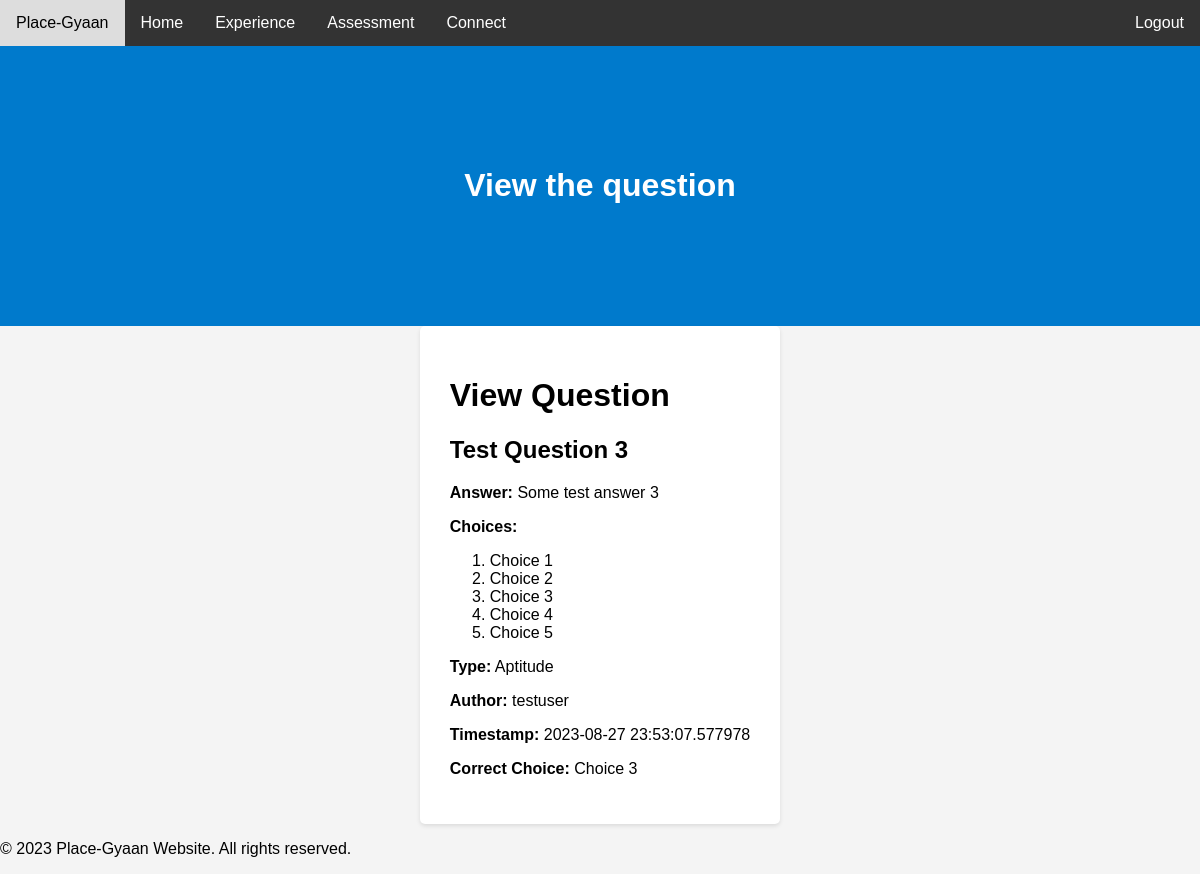
Page /view_question/4 (signed in) on the committed database.
### main/models.py (models this page shows)
class Question(Base):
	__tablename__='Question'
	id = Column(Integer, primary_key=True,autoincrement=True)
	question = Column(String(255), unique=True, nullable=False)
	answer = Column(Integer, nullable=False)
	choices = Column(String(255), nullable=False)
	type = Column(String(80), nullable=False)
	auth_id = Column(Integer, ForeignKey('User.id'), nullable=False)
	timestamp = Column(String(80), nullable=False)
	correct_choice = Column(String(80))

class User(Base, UserMixin):
    __tablename__ = 'User'
    id = Column(Integer, primary_key=True,autoincrement=True)
    email = Column(String(255), unique=True)
    username = Column(String(255), unique=False, nullable=True)
    password = Column(String(255), nullable=False)
    active = Column(Boolean())
    fs_uniquifier = Column(String(64), unique=True, nullable=False)
    attributes=Column(MutableList.as_mutable(AsaList()),nullable=False)
    roles = relationship('Role', secondary='RolesUsers',
                         backref=backref('Users', lazy='dynamic'))

### main/controllers.py (the view)
@app.route('/view_question/<int:question_id>')
@auth_required()
def view_question(question_id):
    question = Question.query.get(question_id)
    user=User.query.filter_by(id=question.auth_id).first()
    return render_template('view_question.html', question=question,username=user.username)

### main/templates/view_question.html (shortened to what this page needs)
{% extends "whole.html" %}
{% block welcome %}
<div class="header">
        <h1>View the question</h1>
    </div>
{% endblock %}
{% block content %}
<div class="question-id-container">
    <h1>View Question</h1>
    <h2>{{ question.question }}</h2>
    <p><strong>Answer:</strong> {{ question.answer }}</p>
    <strong>Choices:</strong>
    <ol>
    {% for choice in question.choices.split(",") %}
        <li> {{ choice }}</li>
    {% endfor %}
    </ol>
    <p><strong>Type:</strong> {{ question.type }}</p>
    <p><strong>Author:</strong> {{ username }}</p>
    <p><strong>Timestamp:</strong> {{ question.timestamp }}</p>
    <p><strong>Correct Choice:</strong> {{ question.correct_choice or "Not specified" }}</p>
</div>
{% endblock %}

### main/templates/whole.html (shortened to what this page needs)
<!DOCTYPE html>
<html lang="en">
<head>
</head>
<body>
    <div class="wrapper">
    <div class="navbar">
        <a href="#">Place-Gyaan</a>
        <a href="/home">Home</a>
        <a href="/experience">Experience</a>
        <a href="/assessment">Assessment</a>
        <a href="/connect">Connect</a>
        <a href="/logout" style="float: right;">Logout</a>
    </div>
    {% block welcome %}{% endblock %}
    {% block content %}
    {% endblock %}
    <footer class="footer">
        <p>&copy; 2023 Place-Gyaan Website. All rights reserved.</p>
    </footer>
    </div>
</body>
</html>

### main/templates/view_question.html (style rules this page uses)
.question-id-container { max-width: 800px; margin: 0 auto; padding: 30px; background-color: #fff; border-radius: 5px; box-shadow: 0 2px 4px rgba(0, 0, 0, 0.1); }

### main/templates/whole.html (style rules this page uses)
body { font-family: Arial, sans-serif; margin: 0; padding: 0; background-color: #f4f4f4; }
.navbar { background-color: #333; overflow: hidden; }
.navbar a { float: left; display: block; color: white; text-align: center; padding: 14px 16px; text-decoration: none; }
.header { text-align: center; padding: 100px; background-color: #007ACC; }
.header h1 { color: white; }
.wrapper { display: flex; flex-direction: column; min-height: 100vh; }

### rows in the picture
Question: question "Test Question 3", answer "Some test answer 3", type "Aptitude", timestamp "2023-08-27 23:53:07.577978", correct_choice "Choice 3"
User: username "testuser"

### other values in the picture
{{ choice }} "Choice 1" "Choice 2" "Choice 3" "Choice 4" "Choice 5"
